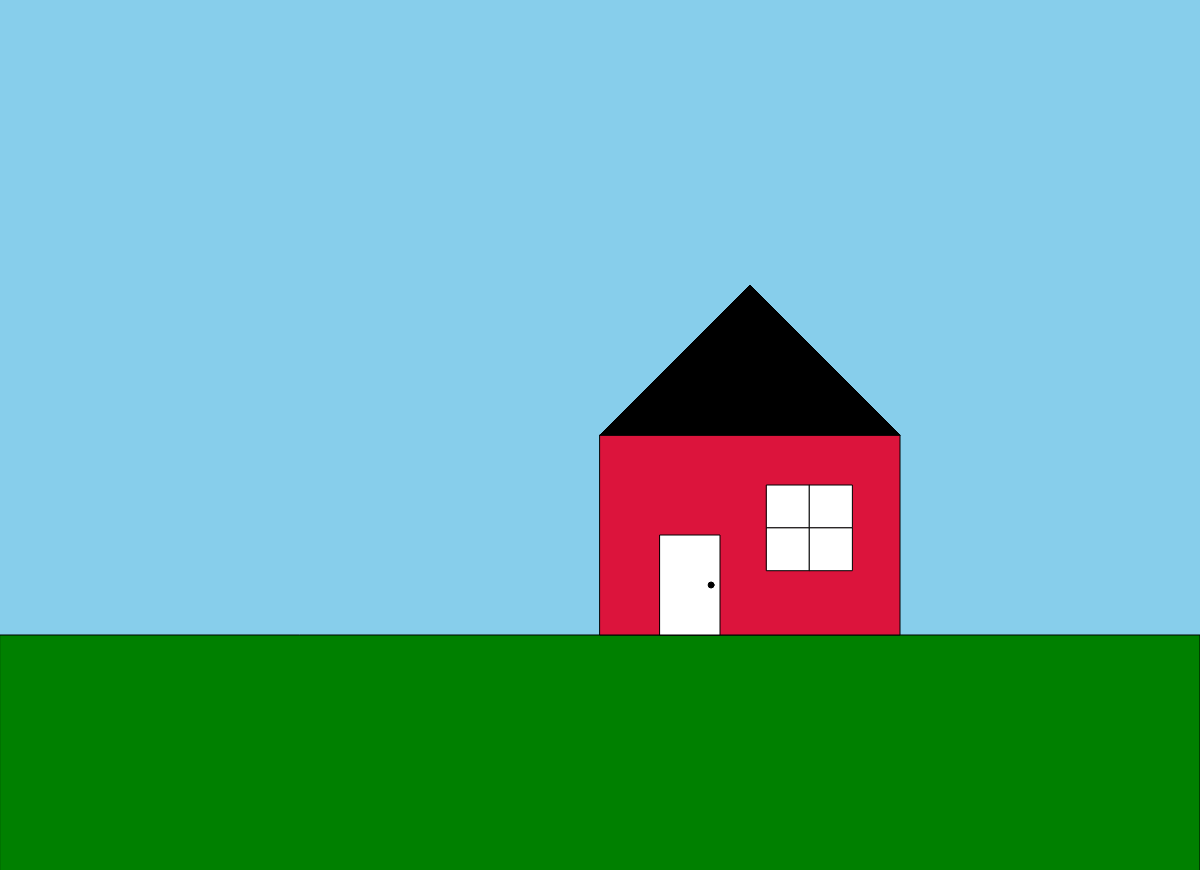
Frame 1 (no input)
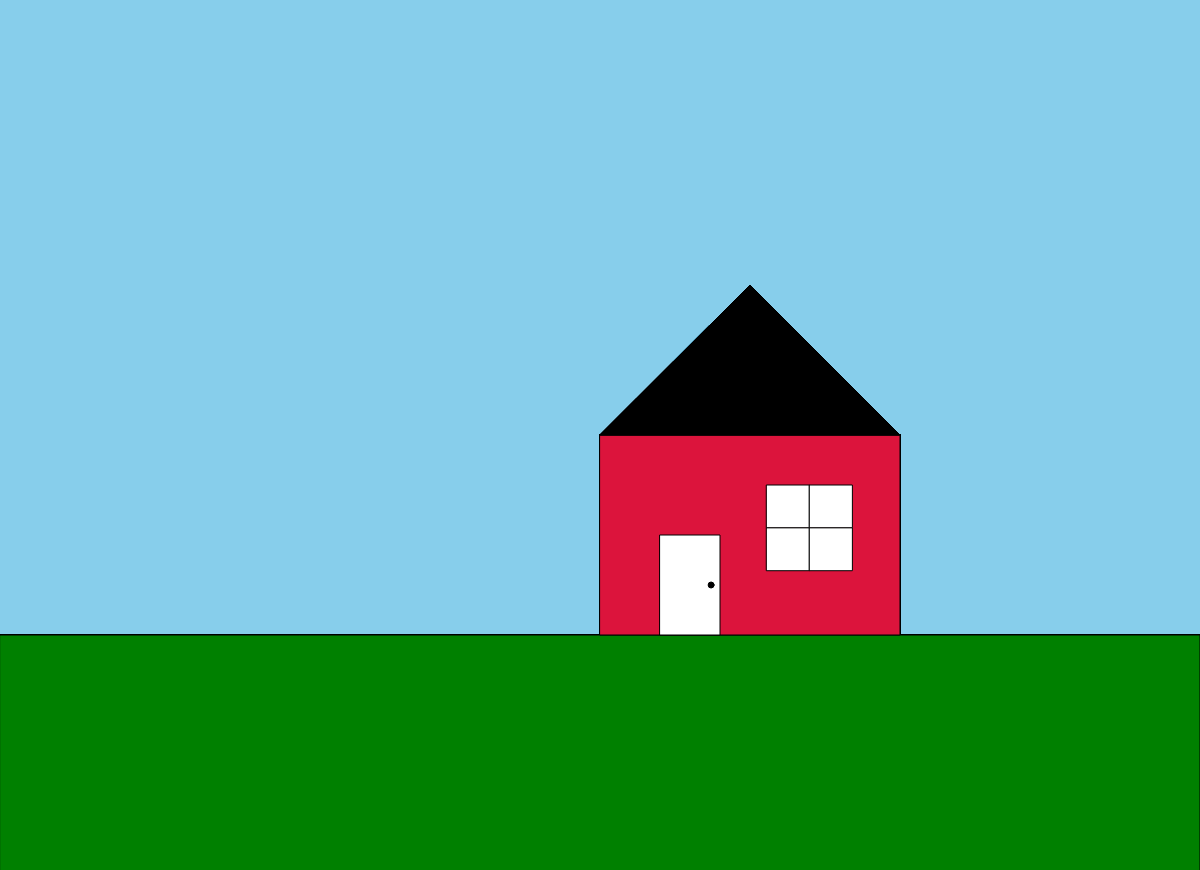
Frame 60 (no input)
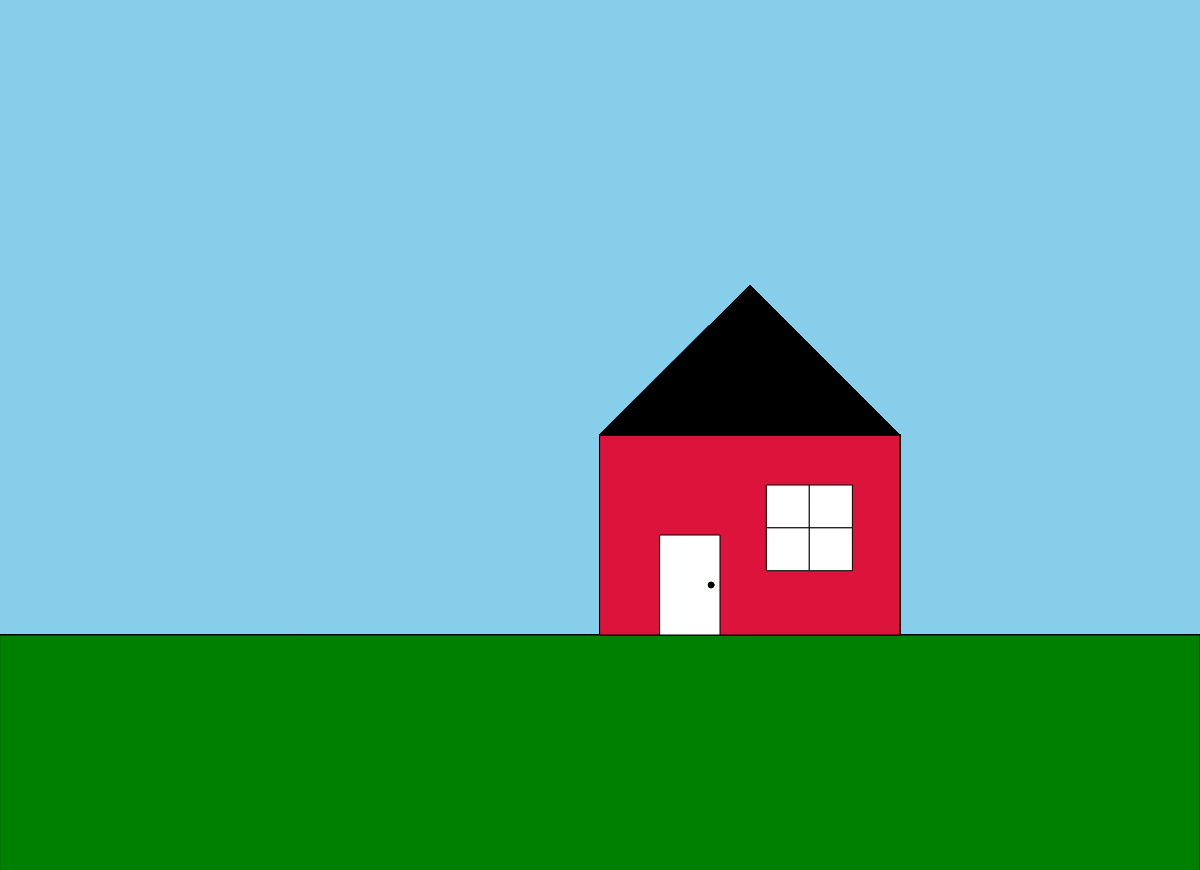
Frame 120 (the mouse pressed at the canvas centre since frame 60)

The p5.js sketch that drew these frames (run headless with seeded random() and noise() and a simulated clock; from frame 60 on, the mouse is pressed at the canvas centre):

// p5.js sketch
// ── sketch.js
/*
House Assignment
Created by Brady Gould
March 18, 2019
*/

function setup() {
//Create the canvas
createCanvas(1200,870);
background(135, 206, 235)
ellipseMode(CENTER)
}

function draw() {
  //set the width of the house
  //change this variable to scale the house
  let houseWidth = 300;

  //Ground
  fill(0,128,0);
  rect(0, height/2+houseWidth/1.5, 1200, 1000);

  //Main part of the House
  fill(220,20,60);
  rect(width/2, height/2, houseWidth, houseWidth/1.5);

  //Roof
  fill(0);
  triangle(width/2, height/2, width/2+houseWidth/2, height/2-houseWidth/2, width/2+houseWidth, height/2);

  //Door and Doorknob
  fill(1000);
  rect(width/2+houseWidth/5, height/2+houseWidth/3, houseWidth/5, houseWidth/3);

  fill(0);
  ellipse(width/2+houseWidth/2.7, height/2+houseWidth/2, houseWidth/50)

  //Window Panes
  fill(1000);
  rect(width/2+houseWidth/1.8, height/2+houseWidth/6, houseWidth/7, houseWidth/7);
  rect(width/2+houseWidth/1.8+houseWidth/7, height/2+houseWidth/6, houseWidth/7, houseWidth/7);
  rect(width/2+houseWidth/1.8, height/2+houseWidth/6+houseWidth/7, houseWidth/7, houseWidth/7);
  rect(width/2+houseWidth/1.8+houseWidth/7, height/2+houseWidth/6+houseWidth/7, houseWidth/7, houseWidth/7);

}
